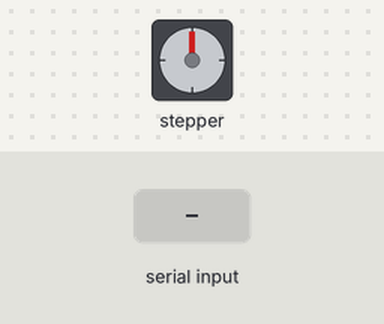
This sketch was run on a simulated Arduino Uno, built with avr-gcc and run on an emulated ATmega328P. Shown: stepper motor. The test bench sets the inputs (shaded band). Stepper angles assume 200 steps per turn.

Above: at 1.2 s.
1.3 s: "M90\n" received over Serial
At 1.8 s:
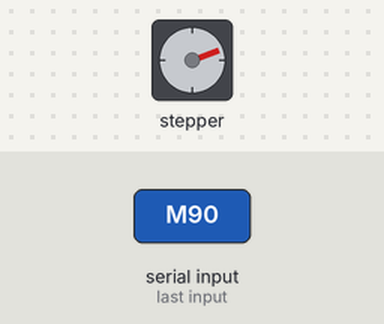
At 3.2 s:
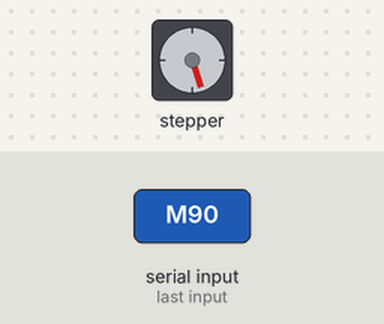
3.5 s: "M90\n" received over Serial
At 4.9 s:
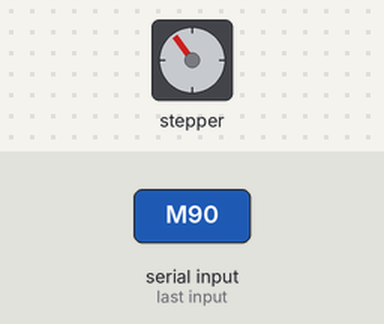
Timing chart, 0 to 6.5 s (numbered marks = the images above; inputs shaded):
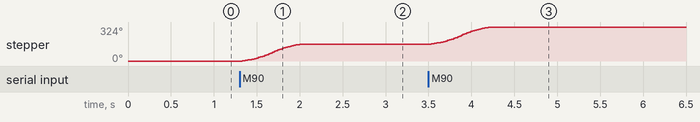

The sketch:

stepperMotor.ino
```cpp
#include <AccelStepper.h>

#define STEP_PIN 8
#define DIR_PIN 9

AccelStepper stepper(AccelStepper::DRIVER, STEP_PIN, DIR_PIN);

void setup() {
  Serial.begin(9600);
  stepper.setMaxSpeed(1000);
  stepper.setAcceleration(500);
}

void loop() {
  if (Serial.available() > 0) {
    String input = Serial.readStringUntil('\n');
    if (input.startsWith("M")) {
      long steps = input.substring(1).toInt();
      stepper.move(steps);
      stepper.runToPosition();
    }
  }
}
```

Measured:
- after the input at 1.3 s, stepper: turns 162° clockwise in 0.71 s, starting at once
- after the input at 3.5 s, stepper: turns 162° clockwise in 0.71 s, starting at once
